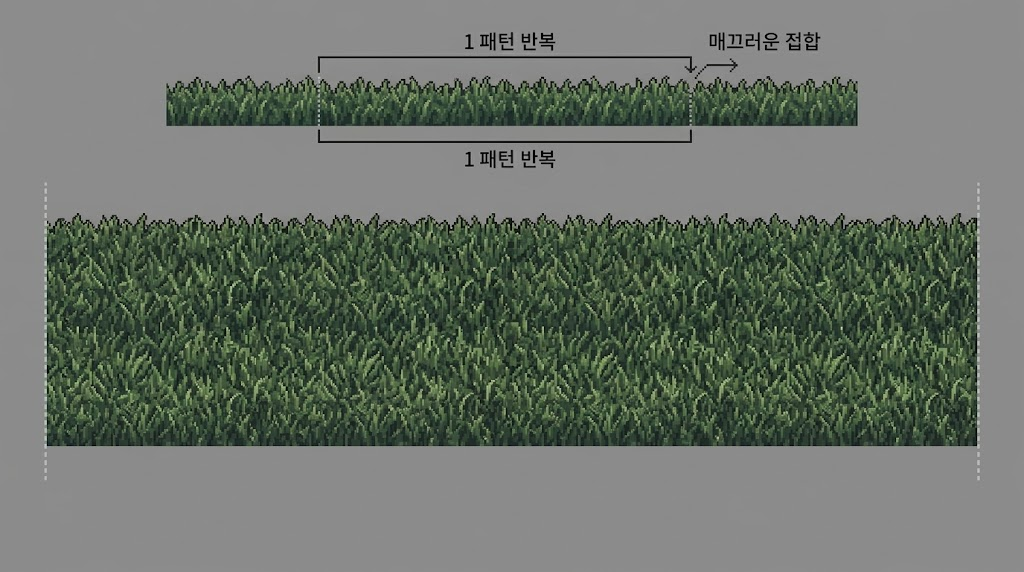
#> input picture art/_source/grass_tile.jpg, 1024 x 572 px
$ python import_grass.py
#> lines starting #> are read from the running program, lines starting #| are printed output that depends on the picture; after the words box and inside, x2 and y2 are one past the last pixel; in counts of white or black regions, pixels touching at a corner belong together
#!/usr/bin/env python3
"""import_grass.py — бесшовный тайл травы для верхнего ряда поверхности
(y=0), из art/_source/grass_tile.jpg в art/tiles/grass_1.png / grass_2.png.

Лист устроен в два яруса: узкая СХЕМА сверху (с корейскими подписями и
скобкой "1 패턴 반복" — "1 повтор паттерна") и большой ОБРАЗЕЦ снизу, между
пунктирными линиями. В игру идёт только образец — схема нужна была
художнику, чтобы объяснить, что повторяется, а не чтобы попасть в игру.

Период повтора найден не по скобке на схеме (её масштаб не обязан совпадать
с масштабом образца, и прямая проверка это подтвердила — SSD по скобочному
предположению кандидата не выигрывает), а НАПРЯМУЮ на образце:

  1. автокорреляция по X (сумма квадратов разницы между столбцом x и
     столбцом x+lag, свёрнутая по всей высоте образца) — у периодичной
     текстуры она проваливается на лаге, равном периоду, и остаётся высокой
     на случайных лагах;
  2. лучший лаг — 233 px, почти втрое ниже базовой линии (SSD в 0.35 раза от
     случайного лага, см. отчёт агента — числа не выдуманы, а посчитаны);
  3. для этого периода перебирается СДВИГ (откуда резать один период) —
     разные x0 дают разное качество шва, даже когда период верный, потому
     что край reза может прийтись на силуэт травинки. Метрика шва — SSD
     между последними и первыми WIN столбцами тайла, минимум даёт лучший x0.

Результат — два варианта тайла (разные x0, тот же период): в игре они
чередуются по мировой координате (см. TileArt.dirt_variant) — иначе трава
на весь экран была бы одним и тем же куском, повторяющимся заметно.

Запуск:  python3 tools/import_grass.py
"""

import os
import sys

import numpy as np
from PIL import Image

ROOT = os.path.dirname(os.path.dirname(os.path.abspath(__file__)))
sys.path.insert(0, os.path.dirname(os.path.abspath(__file__)))
from import_art import ART_SCALE  # noqa: E402

SRC = os.path.join(ROOT, "art", "_source", "grass_tile.jpg")
OUT_DIR = os.path.join(ROOT, "art", "tiles")

TILE_PX = int(32 * ART_SCALE)   # 96 — размер игрового тайла на диске (см. tile_art.gd: dirt_1.png и т.п.)

# Порог "фон" — ровный серый корешок листа (~140,140,140 в углах).
BG_TOL = 12

SEAM_WIN = 4          # ширина окна для метрики шва, px
CANDIDATE_X0 = [118, 452]   # два лучших несовпадающих по фазе сдвига (см. отчёт)


def _block_bounds(a: np.ndarray):
    """Прямоугольник БОЛЬШОГО образца (не схемы) — по доле фоновых пикселей
    в строке/столбце: у схемы полоса тоньше и там же текст, у образца почти
    нет фона внутри, а сверху и снизу — сплошной фон-разделитель."""
    h, w, _ = a.shape
    bg = a[0, 0].astype(int)
    dist = np.abs(a.astype(int) - bg).max(axis=2)
    isbg = dist < BG_TOL
    row_bg = isbg.mean(axis=1)
    rows = [y for y in range(150, h) if row_bg[y] < 0.5]
    y0, y1 = min(rows), max(rows) + 1
    col_bg = isbg[y0:y1, :].mean(axis=0)
    cols = [x for x in range(w) if col_bg[x] < 0.85]
    x0, x1 = min(cols), max(cols) + 1
    return x0, y0, x1, y1


def _find_period(block: np.ndarray, lo=150, hi=420) -> int:
    h, w, _ = block.shape

    def ssd(p):
        left = block[:, :w - p, :]
        right = block[:, p:, :]
        return float(np.mean((left - right) ** 2))

    best_p, best_s = lo, ssd(lo)
    for p in range(lo, hi):
        s = ssd(p)
        if s < best_s:
            best_s, best_p = s, p
    return best_p, best_s


def _seam_score(block: np.ndarray, x0: int, period: int) -> float:
    tile = block[:, x0:x0 + period, :]
    left = tile[:, :SEAM_WIN, :].astype(float)
    right = tile[:, -SEAM_WIN:, :].astype(float)
    return float(np.mean((left - right) ** 2))


def save(img: Image.Image, name: str) -> str:
    os.makedirs(OUT_DIR, exist_ok=True)
    path = os.path.join(OUT_DIR, name + ".png")
    img.save(path)
    return path


def main() -> None:
    im = Image.open(SRC).convert("RGB")
#> im is the input picture: PIL image 1024x572 RGB; mean R, G, B 107, 114.7, 105.6
    a = np.asarray(im)
    print("лист:", im.size)
#| лист: (1024, 572)

    bx0, by0, bx1, by1 = _block_bounds(a)
#> in _block_bounds, `bg = a[0, 0].astype(int)`: bg = [140, 140, 140]
#> in _block_bounds, `dist = np.abs(a.astype(int) - bg).max(axis=2)`:
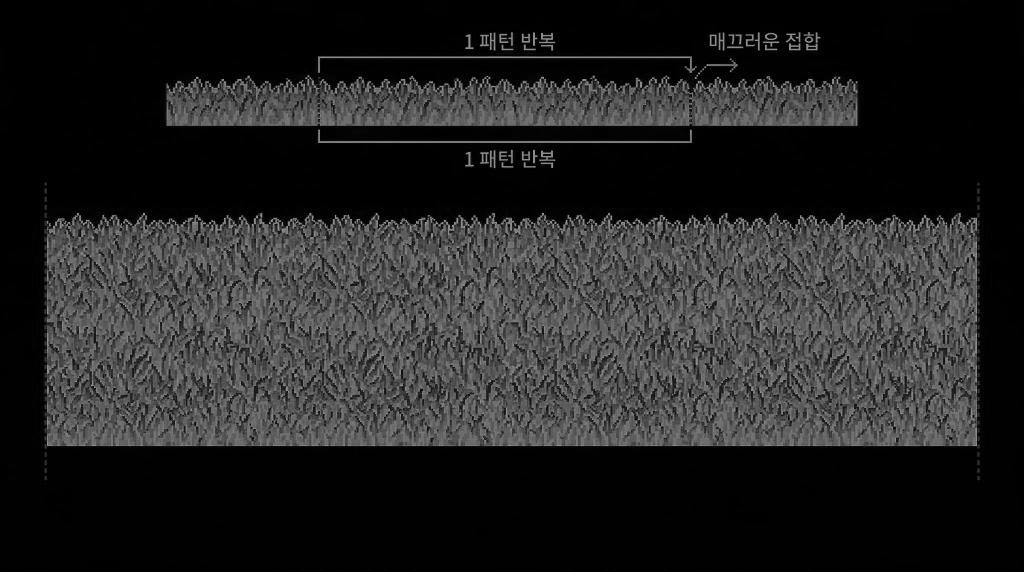
#> dist: shape (572, 1024) int64; min 0, max 140, mean 35.4
#> in _block_bounds, `isbg = dist < BG_TOL`:
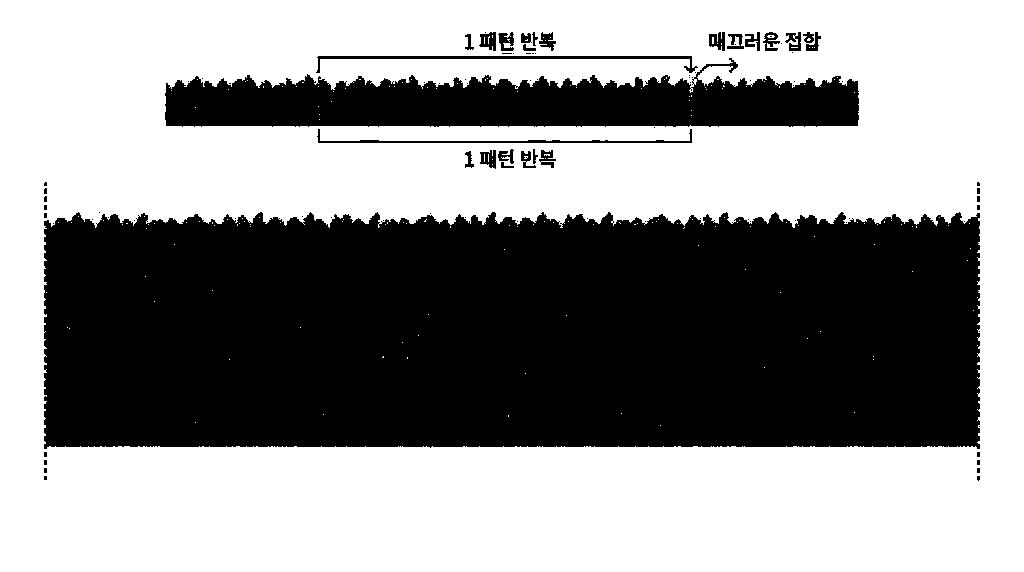
#> isbg: shape (572, 1024) bool; 57.6% white; 94 black regions (69 under 20 px), largest, box (x1, y1, x2, y2) and area: (44, 212, 980, 449) 212583, (165, 58, 859, 127) 30737, (316, 56, 698, 73) 1219
#> in _block_bounds, `row_bg = isbg.mean(axis=1)`: row_bg = 572 values, max 1 at index 0, min 0.0859 at index 229, mean 0.576
#> in _block_bounds, `rows = [y for y in range(150, h) if row_bg[y] < 0.5]`: rows = 227 values from 220 to 446
#> in _block_bounds, `y0, y1 = min(rows), max(rows) + 1`: y0 = 220; y1 = 447
#> in _block_bounds, `col_bg = isbg[y0:y1, :].mean(axis=0)`: col_bg = 1024 values, max 1 at index 0, min 0 at index 47, mean 0.0927
#> in _block_bounds, `cols = [x for x in range(w) if col_bg[x] < 0.85]`: cols = 936 values from 44 to 979
#> in _block_bounds, `x0, x1 = min(cols), max(cols) + 1`: x0 = 44; x1 = 980
#> bx0 = 44; by0 = 220; bx1 = 980; by1 = 447
    block = a[by0:by1, bx0:bx1, :]
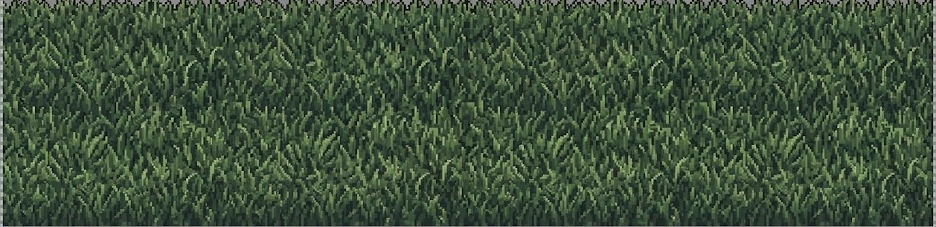
#> block: shape (227, 936, 3); mean R, G, B 63.2, 81.7, 59.5
    print(f"образец: box=({bx0},{by0},{bx1},{by1}) size={block.shape[1]}x{block.shape[0]}")
#| образец: box=(44,220,980,447) size=936x227

    period, base_ssd = _find_period(block)
#> in ssd, `left = block[:, :w - p, :]`:
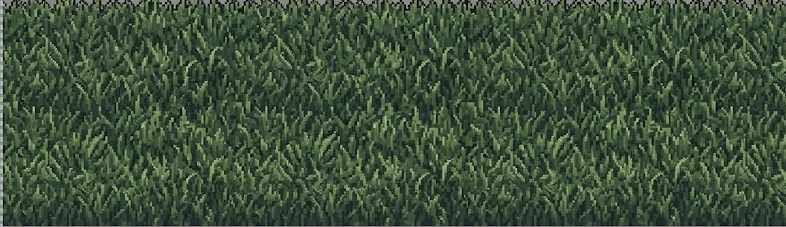
#> left: shape (227, 786, 3); mean R, G, B 63.1, 81.6, 59.3
#> in ssd, `right = block[:, p:, :]`:
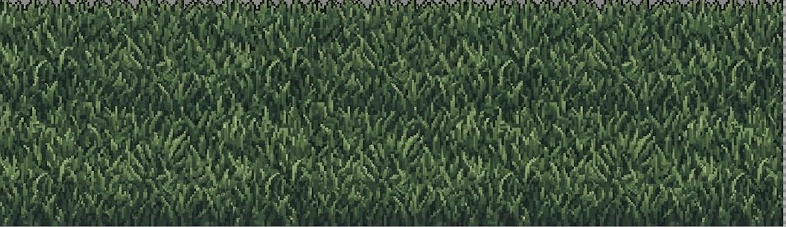
#> right: shape (227, 786, 3); mean R, G, B 62.9, 81.4, 59.2
#> in _find_period, `best_p, best_s = lo, ssd(lo)`: best_p = 150; best_s = 100.1
#> the loop in _find_period, `for p in range(lo, hi):` made 270 passes
#> (s, best_s) on passes 2, 3, 4, 5, 7, 24, 26, 47: (99.91, 99.91), (99.89, 99.89), (99.75, 99.75), (99.72, 99.72), (99.59, 99.59), (99.52, 99.52), (99.49, 99.49), (99.45, 99.45)
#> s on passes 1, 6, 8, 9, 10, 11: 100.1, 100.1, 100.1, 99.79, 100.1, 100.4
#> period = 233; base_ssd = 81.57
    baseline = float(np.mean([
        (lambda p: np.mean((block[:, :block.shape[1] - p, :].astype(float)
                             - block[:, p:, :].astype(float)) ** 2))(p)
        for p in range(300, 600, 37)
    ]))
#> baseline = 1690.9
    print(f"период: {period} px (SSD={base_ssd:.1f}, baseline~{baseline:.1f}, "
          f"отношение={base_ssd / baseline:.3f} — чем меньше 1, тем увереннее период)")
#| период: 233 px (SSD=81.6, baseline~1690.9, отношение=0.048 — чем меньше 1, тем увереннее период)

    written = []
    for i, x0 in enumerate(CANDIDATE_X0, start=1):
        seam = _seam_score(block, x0, period)
        neighbor = float(np.mean((block[:, 1:period, :].astype(float)
                                   - block[:, :period - 1, :].astype(float)) ** 2))
        print(f"  вариант {i}: x0={x0} шов_SSD={seam:.1f} сосед_SSD={neighbor:.1f} "
              f"отношение={seam / neighbor:.2f} (~1-2 — шов не виднее обычного перехода)")
        tile = Image.fromarray(block[:, x0:x0 + period, :], "RGB")
        tile = tile.resize((TILE_PX, TILE_PX), Image.LANCZOS)
        written.append(save(tile, f"grass_{i}"))
#> this loop made 2 passes
#> (seam, neighbor) on passes 1 to 2: (1680.6, 746.9), (1375.6, 746.9)
#|   вариант 1: x0=118 шов_SSD=1680.6 сосед_SSD=746.9 отношение=2.25 (~1-2 — шов не виднее обычного перехода)
#|   вариант 2: x0=452 шов_SSD=1375.6 сосед_SSD=746.9 отношение=1.84 (~1-2 — шов не виднее обычного перехода)
#> pass 1, in _seam_score, `tile = block[:, x0:x0 + period, :]`:
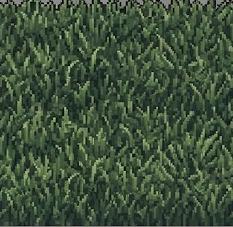
#> tile: shape (227, 233, 3); mean R, G, B 62.8, 81.4, 59.1
#> pass 2, in main, `tile = tile.resize((TILE_PX, TILE_PX), Image.LANCZOS)`:
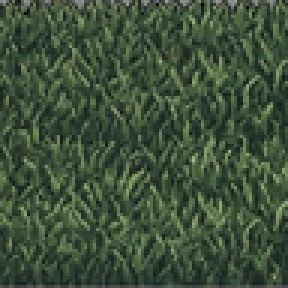
#> tile: PIL image 96x96 RGB (shown 3 times larger); mean R, G, B 62.5, 81, 58.6
#> after the loop, written = 2 items

    print(f"записано файлов: {len(written)}")
#| записано файлов: 2
    for p in written:
        print(" ", os.path.relpath(p, ROOT))
#> this loop made 2 passes
#|   art/tiles/grass_1.png
#|   art/tiles/grass_2.png


if __name__ == "__main__":
    main()
